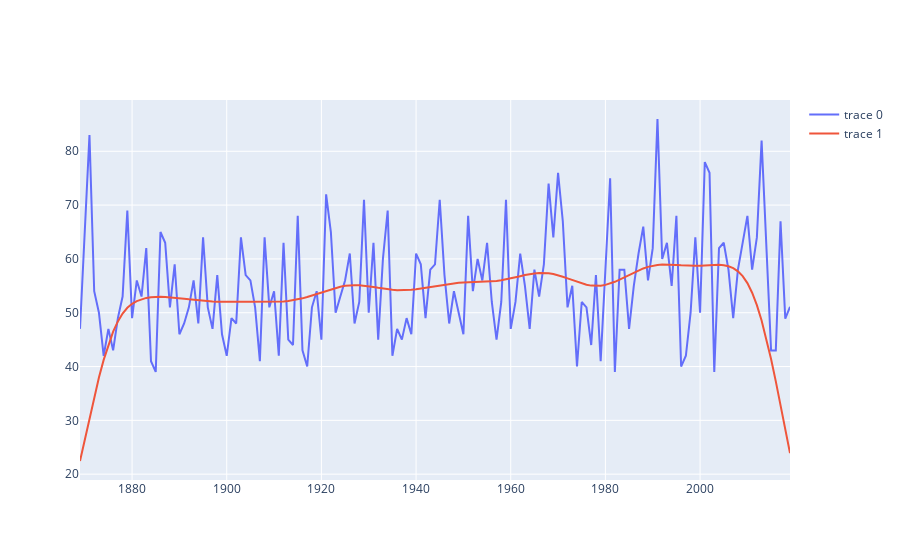

The notebook cell saved with this chart:
### Markdown cell above
### Numpy statistics
The following example reads the temperatures from NYC in the last 150 years on the same day (9th April). The csv file contains 3 rows, namely date, max day temp and min day temp. Date is saved in a list and the two temperatures in numpy arrays:

### Code cell
import csv
import numpy as np

years = []
max_t, min_t = np.array([]), np.array([])
# read the csv file of New York min and max temperatures of 9th April for the last 150 years:
with open('data_ny_temperatures.csv', newline='') as csvfile:
    reader = csv.reader(csvfile, delimiter=',', quotechar='|')
    for ir, row in enumerate(reader):
        if ir>0:
            max_t = np.append(max_t, float(row[1]))
            min_t = np.append(min_t, float(row[2]))
            years.append(int(row[0].split('-')[0]))

print(f"Average max-day temperature is {max_t.mean():.1f}")
print(f"Median max-day temperature is {np.median(max_t):.1f}")
print(f"Average max-day temperature is {min_t.mean():.1f}")
print(f"Median max-day temperature is {np.median(min_t):.1f}")

print(f"The maximum max-day temp was {np.max(max_t):.1f} in {years[np.argmax(max_t)]}")
print(f"The maximum min-day temp was {np.max(min_t):.1f} in {years[np.argmax(min_t)]}")
print(f"The minimum max-day temp was {np.min(max_t):.1f} in {years[np.argmin(max_t)]}")
print(f"The minimum max-day temp was {np.min(min_t):.1f} in {years[np.argmin(min_t)]}")

max_t_p_10 = np.percentile(max_t, 10)
max_t_p_90 = np.percentile(max_t, 90)
years_max_10 = [y for i, y in enumerate(years) if max_t[i] < max_t_p_10]
print(years_max_10)
years_max_90 = [y for i, y in enumerate(years) if max_t[i] > max_t_p_90]
print(years_max_90)
min_t_p_10 = np.percentile(min_t, 10)
min_t_p_90 = np.percentile(min_t, 90)
years_min_10 = [y for i, y in enumerate(years) if min_t[i] < min_t_p_10]
print(years_min_10)
years_min_90 = [y for i, y in enumerate(years) if min_t[i] > min_t_p_90]
print(years_min_90)


import plotly
import plotly.graph_objs as go
from scipy import signal
win = signal.hann(25)
max_t_filtered = signal.convolve(max_t, win, mode='same') / sum(win)
max_t_filtered = signal.convolve(max_t_filtered, win, mode='same') / sum(win)
data1 = go.Scatter(x=years, y=max_t)
data2 = go.Scatter(x=years, y=max_t_filtered)
plotly.offline.iplot([data1, data2])

### Figure 1 — Plotly figure (JSON) as saved in the notebook; plotly's stock layout.template omitted (floating-point values rounded to 4 significant figures; data arrays with more than 128 entries replaced by an {"elided": "..."} marker saying what was removed)
{"data": [{"type": "scatter", "x": {"elided": "151 int values"}, "y": {"elided": "151 float values"}}, {"type": "scatter", "x": {"elided": "151 int values"}, "y": {"elided": "151 float values"}}], "layout": {}}
